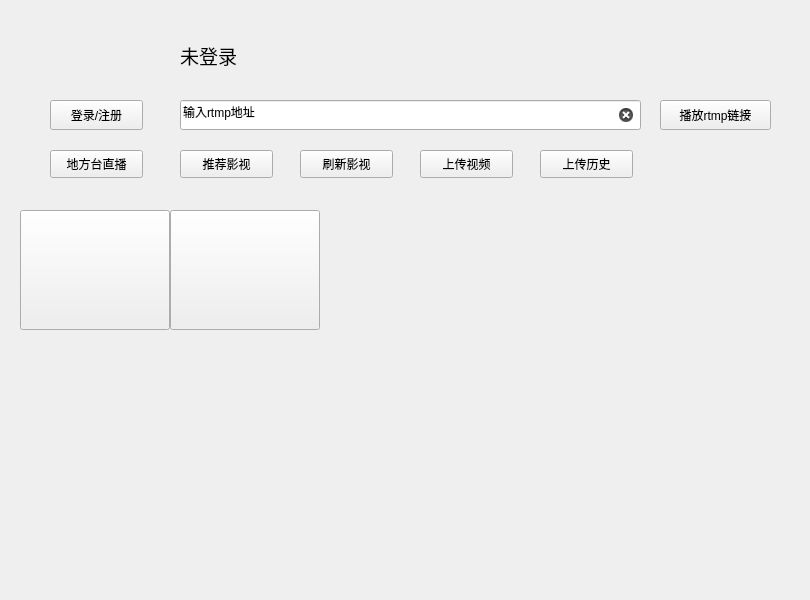
<?xml version="1.0" encoding="UTF-8"?>
<ui version="4.0">
 <class>OnlineDialog</class>
 <widget class="QDialog" name="OnlineDialog">
  <property name="geometry">
   <rect>
    <x>0</x>
    <y>0</y>
    <width>810</width>
    <height>600</height>
   </rect>
  </property>
  <property name="minimumSize">
   <size>
    <width>810</width>
    <height>600</height>
   </size>
  </property>
  <property name="maximumSize">
   <size>
    <width>810</width>
    <height>600</height>
   </size>
  </property>
  <property name="windowTitle">
   <string>Dialog</string>
  </property>
  <widget class="QPushButton" name="pb_icon">
   <property name="geometry">
    <rect>
     <x>60</x>
     <y>20</y>
     <width>60</width>
     <height>60</height>
    </rect>
   </property>
   <property name="text">
    <string/>
   </property>
   <property name="icon">
    <iconset resource="resource.qrc">
     <normaloff>:/tb/fgroup.png</normaloff>:/tb/fgroup.png</iconset>
   </property>
   <property name="iconSize">
    <size>
     <width>60</width>
     <height>60</height>
    </size>
   </property>
   <property name="flat">
    <bool>true</bool>
   </property>
  </widget>
  <widget class="QLabel" name="lb_name">
   <property name="geometry">
    <rect>
     <x>180</x>
     <y>40</y>
     <width>300</width>
     <height>30</height>
    </rect>
   </property>
   <property name="font">
    <font>
     <pointsize>14</pointsize>
    </font>
   </property>
   <property name="text">
    <string>未登录</string>
   </property>
  </widget>
  <widget class="QPushButton" name="pb_login">
   <property name="geometry">
    <rect>
     <x>50</x>
     <y>100</y>
     <width>93</width>
     <height>30</height>
    </rect>
   </property>
   <property name="text">
    <string>登录/注册</string>
   </property>
  </widget>
  <widget class="QLineEdit" name="le_rtmpUrl">
   <property name="geometry">
    <rect>
     <x>180</x>
     <y>100</y>
     <width>461</width>
     <height>30</height>
    </rect>
   </property>
   <property name="text">
    <string>输入rtmp地址</string>
   </property>
   <property name="clearButtonEnabled">
    <bool>true</bool>
   </property>
  </widget>
  <widget class="QPushButton" name="pb_rtmpPlay">
   <property name="geometry">
    <rect>
     <x>660</x>
     <y>100</y>
     <width>111</width>
     <height>30</height>
    </rect>
   </property>
   <property name="text">
    <string>播放rtmp链接</string>
   </property>
  </widget>
  <widget class="QPushButton" name="pb_tvShow">
   <property name="geometry">
    <rect>
     <x>50</x>
     <y>150</y>
     <width>93</width>
     <height>28</height>
    </rect>
   </property>
   <property name="text">
    <string>地方台直播</string>
   </property>
  </widget>
  <widget class="QPushButton" name="pb_video">
   <property name="geometry">
    <rect>
     <x>180</x>
     <y>150</y>
     <width>93</width>
     <height>28</height>
    </rect>
   </property>
   <property name="text">
    <string>推荐影视</string>
   </property>
  </widget>
  <widget class="QPushButton" name="pb_fresh">
   <property name="geometry">
    <rect>
     <x>300</x>
     <y>150</y>
     <width>93</width>
     <height>28</height>
    </rect>
   </property>
   <property name="text">
    <string>刷新影视</string>
   </property>
  </widget>
  <widget class="QPushButton" name="pb_upload">
   <property name="geometry">
    <rect>
     <x>420</x>
     <y>150</y>
     <width>93</width>
     <height>28</height>
    </rect>
   </property>
   <property name="text">
    <string>上传视频</string>
   </property>
  </widget>
  <widget class="QPushButton" name="pb_uploadHistory">
   <property name="geometry">
    <rect>
     <x>540</x>
     <y>150</y>
     <width>93</width>
     <height>28</height>
    </rect>
   </property>
   <property name="text">
    <string>上传历史</string>
   </property>
  </widget>
  <widget class="QStackedWidget" name="sw_page">
   <property name="geometry">
    <rect>
     <x>0</x>
     <y>210</y>
     <width>811</width>
     <height>391</height>
    </rect>
   </property>
   <property name="currentIndex">
    <number>0</number>
   </property>
   <widget class="QWidget" name="page_1">
    <widget class="QPushButton" name="pb_tv1">
     <property name="geometry">
      <rect>
       <x>20</x>
       <y>0</y>
       <width>150</width>
       <height>120</height>
      </rect>
     </property>
     <property name="text">
      <string/>
     </property>
     <property name="icon">
      <iconset resource="resource.qrc">
       <normaloff>:/tb/123456.jpeg</normaloff>:/tb/123456.jpeg</iconset>
     </property>
     <property name="iconSize">
      <size>
       <width>150</width>
       <height>100</height>
      </size>
     </property>
    </widget>
    <widget class="QPushButton" name="pb_tv2">
     <property name="geometry">
      <rect>
       <x>170</x>
       <y>0</y>
       <width>150</width>
       <height>120</height>
      </rect>
     </property>
     <property name="text">
      <string/>
     </property>
     <property name="icon">
      <iconset resource="resource.qrc">
       <normaloff>:/tb/456789.jpeg</normaloff>:/tb/456789.jpeg</iconset>
     </property>
     <property name="iconSize">
      <size>
       <width>150</width>
       <height>100</height>
      </size>
     </property>
    </widget>
   </widget>
   <widget class="QWidget" name="page_2">
    <widget class="QLabel" name="pb_play1">
     <property name="geometry">
      <rect>
       <x>10</x>
       <y>0</y>
       <width>150</width>
       <height>120</height>
      </rect>
     </property>
     <property name="styleSheet">
      <string notr="true">background-color: rgb(0, 0, 0);</string>
     </property>
     <property name="text">
      <string/>
     </property>
    </widget>
    <widget class="QLabel" name="pb_play2">
     <property name="geometry">
      <rect>
       <x>170</x>
       <y>0</y>
       <width>150</width>
       <height>120</height>
      </rect>
     </property>
     <property name="styleSheet">
      <string notr="true">background-color: rgb(0, 0, 0);</string>
     </property>
     <property name="text">
      <string/>
     </property>
    </widget>
    <widget class="QLabel" name="pb_play3">
     <property name="geometry">
      <rect>
       <x>330</x>
       <y>0</y>
       <width>150</width>
       <height>120</height>
      </rect>
     </property>
     <property name="styleSheet">
      <string notr="true">background-color: rgb(0, 0, 0);</string>
     </property>
     <property name="text">
      <string/>
     </property>
    </widget>
    <widget class="QLabel" name="pb_play4">
     <property name="geometry">
      <rect>
       <x>490</x>
       <y>0</y>
       <width>150</width>
       <height>120</height>
      </rect>
     </property>
     <property name="styleSheet">
      <string notr="true">background-color: rgb(0, 0, 0);</string>
     </property>
     <property name="text">
      <string/>
     </property>
    </widget>
    <widget class="QLabel" name="pb_play5">
     <property name="geometry">
      <rect>
       <x>650</x>
       <y>0</y>
       <width>150</width>
       <height>120</height>
      </rect>
     </property>
     <property name="styleSheet">
      <string notr="true">background-color: rgb(0, 0, 0);</string>
     </property>
     <property name="text">
      <string/>
     </property>
    </widget>
    <widget class="QLabel" name="pb_play10">
     <property name="geometry">
      <rect>
       <x>650</x>
       <y>130</y>
       <width>150</width>
       <height>120</height>
      </rect>
     </property>
     <property name="styleSheet">
      <string notr="true">background-color: rgb(0, 0, 0);</string>
     </property>
     <property name="text">
      <string/>
     </property>
    </widget>
    <widget class="QLabel" name="pb_play8">
     <property name="geometry">
      <rect>
       <x>330</x>
       <y>130</y>
       <width>150</width>
       <height>120</height>
      </rect>
     </property>
     <property name="styleSheet">
      <string notr="true">background-color: rgb(0, 0, 0);</string>
     </property>
     <property name="text">
      <string/>
     </property>
    </widget>
    <widget class="QLabel" name="pb_play9">
     <property name="geometry">
      <rect>
       <x>490</x>
       <y>130</y>
       <width>150</width>
       <height>120</height>
      </rect>
     </property>
     <property name="styleSheet">
      <string notr="true">background-color: rgb(0, 0, 0);</string>
     </property>
     <property name="text">
      <string/>
     </property>
    </widget>
    <widget class="QLabel" name="pb_play7">
     <property name="geometry">
      <rect>
       <x>170</x>
       <y>130</y>
       <width>150</width>
       <height>120</height>
      </rect>
     </property>
     <property name="styleSheet">
      <string notr="true">background-color: rgb(0, 0, 0);</string>
     </property>
     <property name="text">
      <string/>
     </property>
    </widget>
    <widget class="QLabel" name="pb_play6">
     <property name="geometry">
      <rect>
       <x>10</x>
       <y>130</y>
       <width>150</width>
       <height>120</height>
      </rect>
     </property>
     <property name="styleSheet">
      <string notr="true">background-color: rgb(0, 0, 0);</string>
     </property>
     <property name="text">
      <string/>
     </property>
    </widget>
    <widget class="QLabel" name="pb_play15">
     <property name="geometry">
      <rect>
       <x>650</x>
       <y>260</y>
       <width>150</width>
       <height>120</height>
      </rect>
     </property>
     <property name="styleSheet">
      <string notr="true">background-color: rgb(0, 0, 0);</string>
     </property>
     <property name="text">
      <string/>
     </property>
    </widget>
    <widget class="QLabel" name="pb_play13">
     <property name="geometry">
      <rect>
       <x>330</x>
       <y>260</y>
       <width>150</width>
       <height>120</height>
      </rect>
     </property>
     <property name="styleSheet">
      <string notr="true">background-color: rgb(0, 0, 0);</string>
     </property>
     <property name="text">
      <string/>
     </property>
    </widget>
    <widget class="QLabel" name="pb_play14">
     <property name="geometry">
      <rect>
       <x>490</x>
       <y>260</y>
       <width>150</width>
       <height>120</height>
      </rect>
     </property>
     <property name="styleSheet">
      <string notr="true">background-color: rgb(0, 0, 0);</string>
     </property>
     <property name="text">
      <string/>
     </property>
    </widget>
    <widget class="QLabel" name="pb_play11">
     <property name="geometry">
      <rect>
       <x>10</x>
       <y>260</y>
       <width>150</width>
       <height>120</height>
      </rect>
     </property>
     <property name="styleSheet">
      <string notr="true">background-color: rgb(0, 0, 0);</string>
     </property>
     <property name="text">
      <string/>
     </property>
    </widget>
    <widget class="QLabel" name="pb_play12">
     <property name="geometry">
      <rect>
       <x>170</x>
       <y>260</y>
       <width>150</width>
       <height>120</height>
      </rect>
     </property>
     <property name="styleSheet">
      <string notr="true">background-color: rgb(0, 0, 0);</string>
     </property>
     <property name="text">
      <string/>
     </property>
    </widget>
   </widget>
  </widget>
 </widget>
 <resources>
  <include location="resource.qrc"/>
 </resources>
 <connections/>
</ui>
